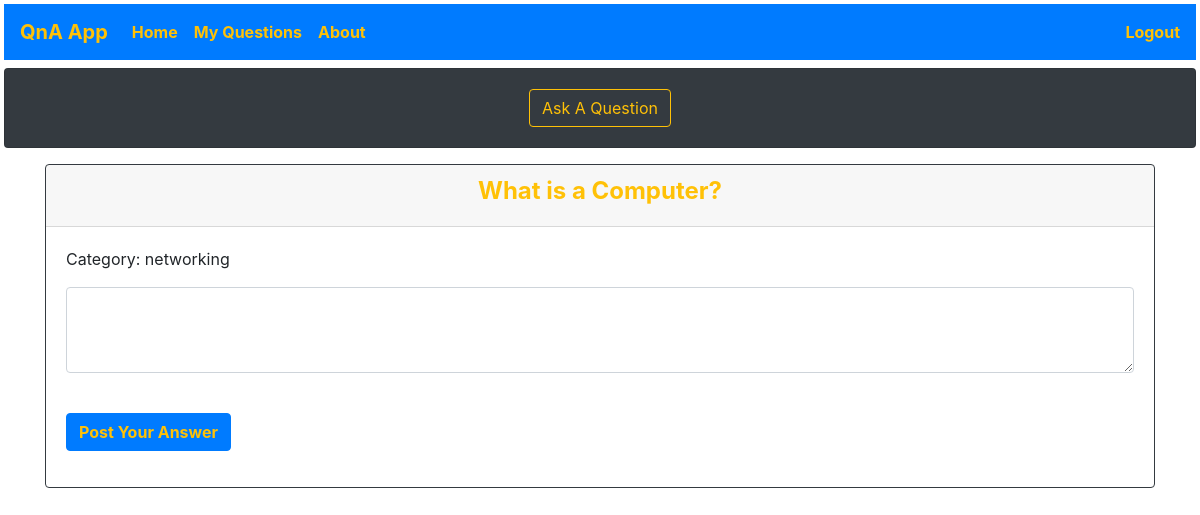
The app's page /viewaquestion/1/ (signed in), older data.
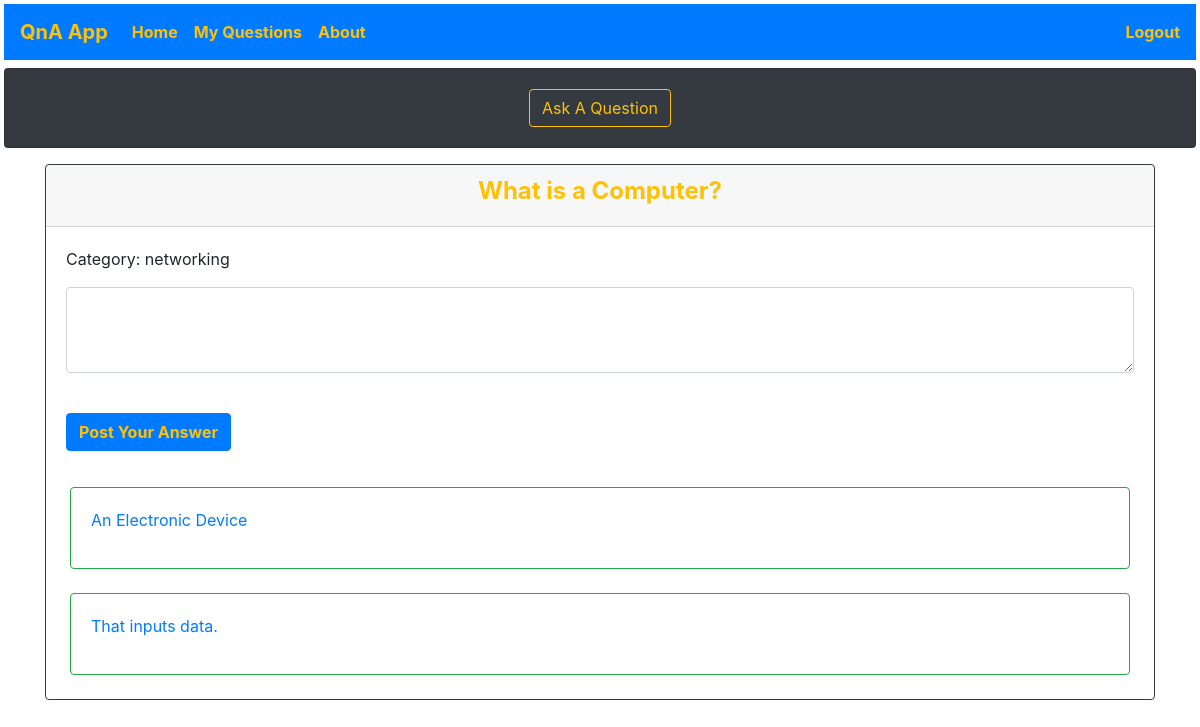
The same page, newer data.
### models.py (models this page shows)
class Answer(db.Model):
    id = db.Column(db.Integer, primary_key=True)
    answer_text = db.Column(db.Text, nullable=False)
    for_question_id = db.Column(db.Integer, db.ForeignKey('question.id'))

### app.py (the view, shortened to what this page needs)
@app.route('/viewaquestion/<int:question_id>/', methods=['GET', 'POST'])
@login_required
def view(question_id):
    question = Question.query.filter_by(id=question_id).first()
    answers = Answer.query.filter_by(for_question_id=question_id).all()
    return render_template('view.html', question=question, answers=answers)

### app.py (called while the page is built)
@login_manager.user_loader
def load_user(user_id):
    return User.query.get(user_id)

### templates/view.html
{% extends "base.html" %}
{% block content %}
<div class="container">
  <div class="card my-3 border-dark">
    <div class="card-header text-warning">
      <h4><b><center>{{ question.question_text }}</center></b></h4>
    </div>
    <div class="card-body">
      <form action="{{ url_for('view', question_id=question.id) }}" method="post">
        <div class="form-group">
        <div class="form-group">
          <p>Category: {{ question.category }}</p>
          <textarea name="answerText" class="form-control" rows="3"></textarea>
        </div>
        <br />
        <button type="submit" class="btn btn-primary text-warning"><b>Post Your Answer</b></button>
      </form>
    </div>
  </div>
  {% for answer in answers %}
  <div class="card mx-4 border-success">
    <div class="card-body">
      <a href="{{url_for('view',question_id = question.id)}}">
        <p>{{ answer.answer_text }}</p>
      </a>
    </div>
  </div>
  <br>
  {% endfor %}
  </div>
{% endblock %}

Row changes from the older to the newer data that the page shows:
added Answer: answer_text "An Electronic Device"
added Answer: answer_text "That inputs data."
